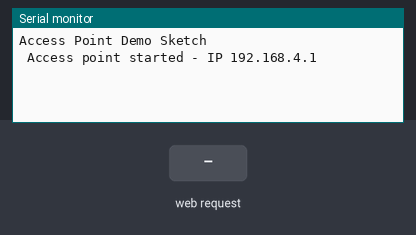
Bench run of a sketch on a simulated ESP32. On the bench: the last lines printed to the serial monitor. The test bench sets the inputs (shaded band).

Above: at 1.3 s.
1.4 s: HTTP request GET / received
At 2.6 s:
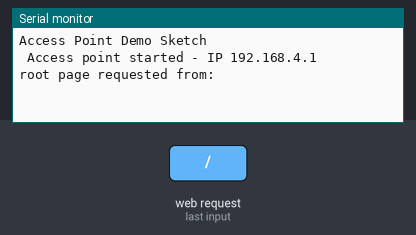
2.9 s: HTTP request GET /test received
At 3.9 s:
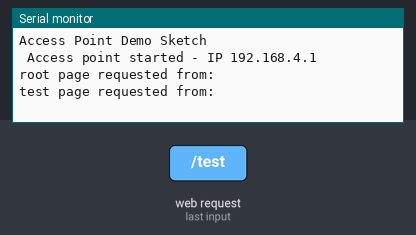

Measured:
- after the input at 1.4 s, the serial monitor: prints a new line at once (image 1)
- after the input at 2.9 s, the serial monitor: prints a new line at once (image 2)

The sketch:

AccessPointDemo.ino
```cpp
/* -------------------------------------------------------------------------------


      ESP32 Acess Point communications demo sketch - 21Feb24

      Creates a wifi access point, serves a web page
      it also serves a /test web page which when accessed increments a variable


   ------------------------------------------------------------------------------- */


#include <Arduino.h>

// Load the esp32 wifi stuff
  #include <WiFi.h>
  #include <WebServer.h>
  #include <HTTPClient.h>
  WebServer server(80);                          // serve web pages on port 80


// access point settings
  #define AP_SSID "DEMO"                         // access point name
  #define AP_PASS "password"                     // password
  IPAddress Ip(192, 168, 4, 1);                  // ip address
  IPAddress NMask(255, 255, 255, 0);             // net mask

int theVariable = 0;                             // demonstaration variable


// ----------------------------------------------------------------
//                             setup
// ----------------------------------------------------------------

void setup() {
  Serial.begin(115200);                          // Start serial communication
  Serial.println("\n\n\nAccess Point Demo Sketch");

  // start wifi access point
    WiFi.softAP(AP_SSID, AP_PASS, 1, 0, 8);      // access point settings (ssid, password, channel, ssid_hidden, max_connections)
    delay(150);
    WiFi.softAPConfig(Ip, Ip, NMask);
    WiFi.mode(WIFI_AP);                           // enable as access point only - options are WIFI_AP, WIFI_STA, WIFI_AP_STA or WIFI_OFF
    IPAddress myIP = WiFi.softAPIP();
    Serial.print(" Access point started - IP ");
    Serial.println(myIP);
    server.begin();

  // define web pages to serve
    server.on("/", handleRoot);                   // root page  (when root page is requested the procedure 'handleroot' is called)
    server.on("/test", handleTest);               // demo of how a web page request can be used to perform an action
    //server.onNotFound(handleNotFound);          // invalid page requested

  server.begin();                                 // start web server

}


// ----------------------------------------------------------------
//                             loop
// ----------------------------------------------------------------

void loop() {
  server.handleClient();                         // service any web page requests

  delay(10);
}


// ----------------------------------------------------------------
//                           root web page
// ----------------------------------------------------------------

void handleRoot() {
  WiFiClient client = server.client();           // open link with client

  // log page request including clients IP address
    IPAddress cip = client.remoteIP();
    Serial.println("root page requested from: " + cip);

  // send standard html header
    sendHeader(client, "Root Page");

  // body of web page (put your html here)
    client.println("<h2>HELLO THERE!</h2>");
    client.println("The variable is: " + String(theVariable) + "<br>");

  // send standard html footer and close connection
    sendFooter(client);     // close web page

}


// ----------------------------------------------------------------
//                           test web page
// ----------------------------------------------------------------
// this shows how a web page request can be used to perform an action
// it shows a simpler way to send basic replies, in this case as plain text

void handleTest() {
  WiFiClient client = server.client();             // open link with client

  // log page request including clients IP address
    IPAddress cip = client.remoteIP();
    Serial.println("test page requested from: " + cip);

  // perform an action when this page is requested
    theVariable += 1;

  server.send(200, "text/plain", "ok");   // send reply as plain text
}


// ----------------------------------------------------------------
//      send standard html header (i.e. start of web page)
// ----------------------------------------------------------------
// This sends the HTML to start a web page, set screen colours etc.

void sendHeader(WiFiClient &client, char* hTitle) {
    // Start page
      client.write("HTTP/1.1 200 OK\r\n");
      client.write("Content-Type: text/html\r\n");
      client.write("Connection: close\r\n");
      client.write("\r\n");
      client.write("<!DOCTYPE HTML><html lang='en'>\n");
    // HTML / CSS
      client.printf(R"=====(
        <head>
          <meta name='viewport' content='width=device-width, initial-scale=1.0'>
          <title>%s</title>
          <style>
            body {
              color: black;
              background-color: #FFFF00;
              text-align: center;
            }
            input {
              background-color: #FF9900;
              border: 2px #FF9900;
              color: blue;
              padding: 3px 6px;
              text-align: center;
              text-decoration: none;
              display: inline-block;
              font-size: 16px;
              cursor: pointer;
              border-radius: 7px;
            }
            input:hover {
              background-color: #FF4400;
            }
          </style>
        </head>
        <body>
        <h1 style='color:red;'>%s</H1>
      )=====", hTitle, hTitle);
}


// ----------------------------------------------------------------
//      send a standard html footer (i.e. end of web page)
// ----------------------------------------------------------------
// this sends the html to finish the web page and closes the connection

void sendFooter(WiFiClient &client) {
  client.write("</body></html>\n");
  delay(3);
  client.stop();
}


// -------------------------------------------------------------------------------
// end
```
